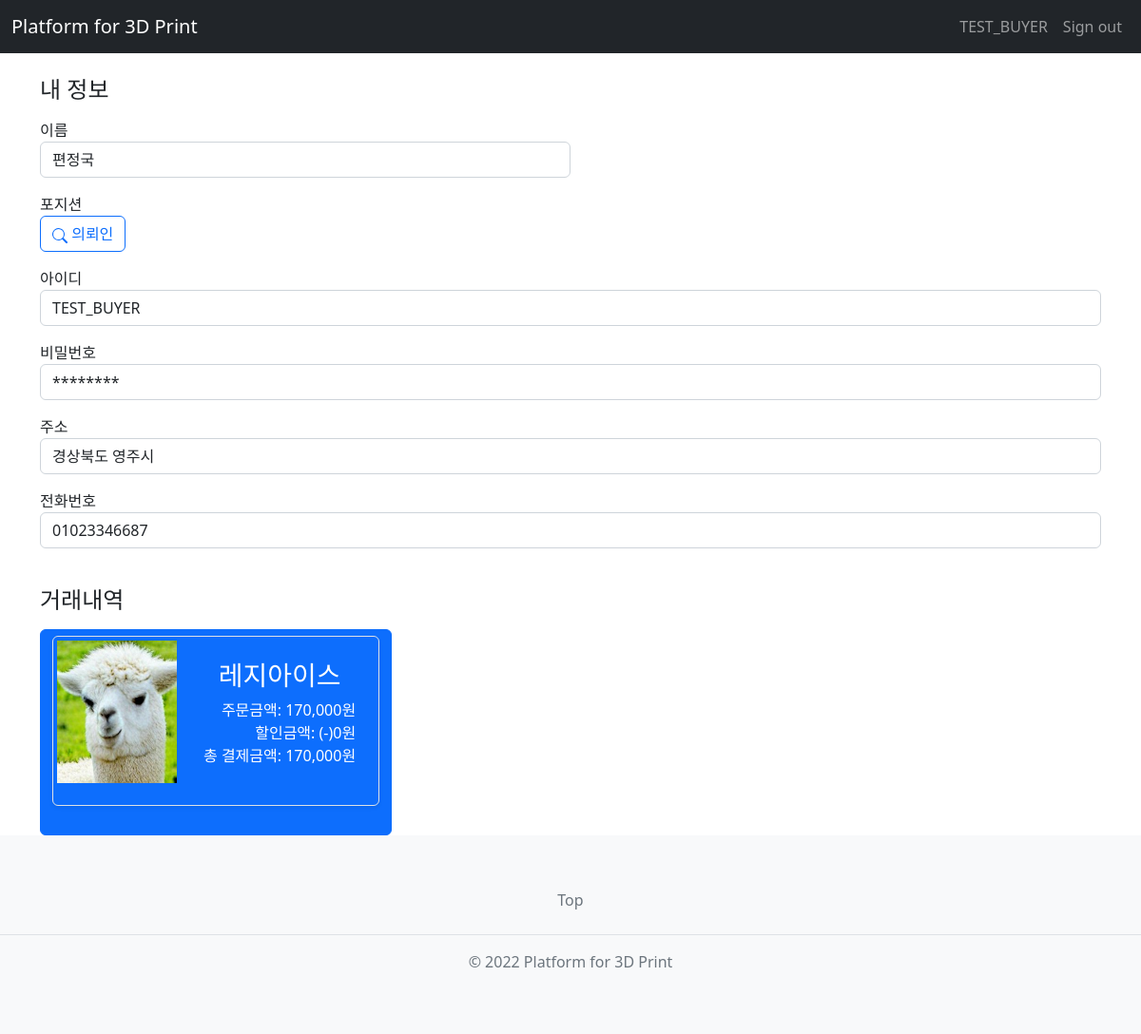
Before: /common/mypage/ (signed in) with the older database file.
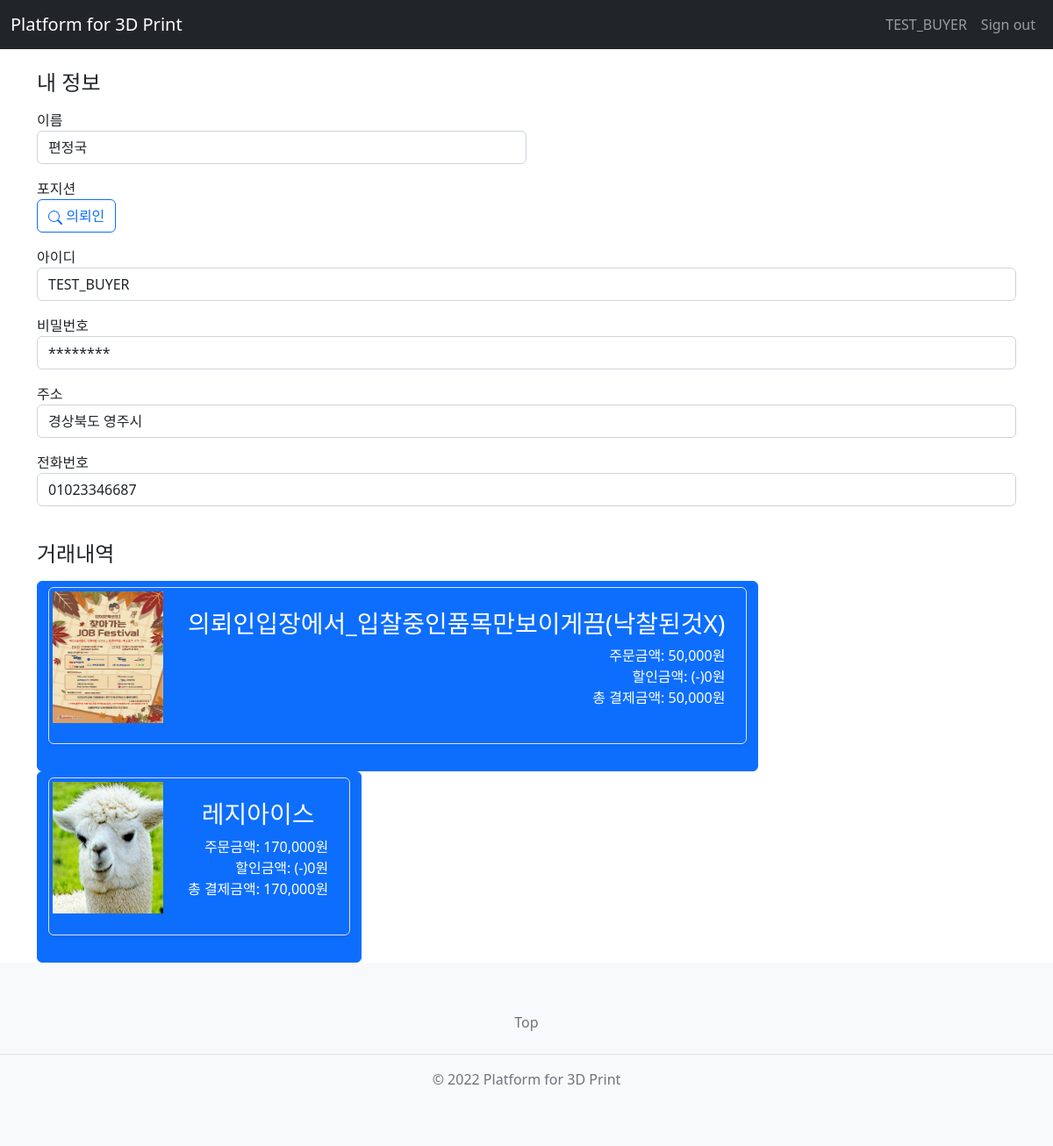
After: the same page with the newer database file.
### trade/models.py (models this page shows)
class Trade(models.Model):
    trade_id = models.UUIDField(primary_key=True, default=uuid.uuid4, editable=False)
    estimate_id = models.OneToOneField(Estimate, on_delete=models.CASCADE)
    bid_id = models.OneToOneField(Bid, on_delete=models.CASCADE)
    success_date = models.DateTimeField()
    product_state = models.CharField(max_length= 20)

class Estimate(models.Model):
    estimate_id = models.UUIDField(primary_key=True, default=uuid.uuid4, editable=False)
    buyer_id = models.ForeignKey(User, on_delete=models.CASCADE)
    project_name = models.CharField(max_length=200)
    material = models.CharField(max_length=15)
    method = models.CharField(max_length=15)
    pieces = models.IntegerField()
    detail = models.TextField()
    drawing = models.FileField()
    reg_date = models.DateTimeField()

class Bid(models.Model):
    bid_id = models.UUIDField(primary_key=True, default=uuid.uuid4, editable=False)
    seller_id = models.ForeignKey(User, on_delete=models.CASCADE)
    estimate_id = models.ForeignKey(Estimate, on_delete=models.CASCADE)
    price = models.IntegerField()
    bid_date = models.DateTimeField()
    finished = models.BooleanField()

### common/views.py (the view)
# urls.py: path('mypage/', views.mypage, name='mypage')
def mypage(request):
    user = request.user
    if user.flag == "SELLER":
        equipment = Equipment.objects.get(pk=user.equipment_id1)
        method = equipment.method
        materials = equipment.material.split('/')
        bid_log = Bid.objects.filter(seller_id=user, finished=True)
        trade_log = Trade.objects.filter(bid_id__in=bid_log).order_by('-success_date')
    elif user.flag == "BUYER":
        method, materials = '', ''
        estimate_log = Estimate.objects.filter(buyer_id=user)
        trade_log = Trade.objects.filter(estimate_id__in=estimate_log).order_by('-success_date')
    return render(request, 'common/temp/마이페이지.html', {
                                                        'method': method,
                                                        'materials': materials,
                                                        'trade_log': trade_log,
                                                        })

### common/templatetags/convertPassword.py (called while the page is built)
@register.filter
def convertPassword(value):
    value = "********"
    return value

### templates/common/temp/마이페이지.html (shortened to what this page needs)
{% extends 'base.html' %}
{% load convertPassword %}
{% load humanize %}
{% load static %}
{% block content %}
    <div class="container">
        <div class="input-form col-md-12 mx-auto"><br>
            <h4 class="mb-3">
                내 정보
            </h4>
            <form class="mypage-form" method="post" action="">
                <div class="col-md-6 mb-3">
                    <label for="first_name">이름</label>
                    <label type="text" class="form-control" name="first_name" id="first_name" value="" required> {{user.first_name}} </label>
                </div>
                <div class="col-md-6 mb-3">
                    <label for="position">포지션</label><br>
                    <div class="btn-group" role="group" aria-label="Basic checkbox toggle button group">
                        {% if user.flag == "BUYER" %}
                        <label class="btn btn-outline-primary" for="btncheck1">
                            의뢰인
                        </label>
                        {% endif %}
                    </div>
                </div>
                <div class="mb-3">
                    <label for="username">아이디</label>
                    <label type="text" class="form-control" name="username" id="username" value="" required> {{ user.username }} </label>
                </div>
                <div class="mb-3">
                    <label for="password1">비밀번호</label>
                    <label type="password" class="form-control" name="password" id="password" value="213" required>{{ user.password | convertPassword }} </label>
                </div>
                <div class="mb-3">
                    <label for="address">주소</label>
                    <label type="text" class="form-control" name="address" id="address" value=""required> {{ user.address }} </label>
                </div>
                <div class="mb-3">
                    <label for="TEL">전화번호</label>
                    <label type="text" class="form-control" name="TEL" id="TEL" value="" required> {{ user.TEL }} </label>
                </div>
            </form>
        </div>
        <div class="input-form col-md-12 mx-auto"><br>
            <h4 class="mb-3"> 거래내역 </h4>
            <form class="trade_history-form" method="post" action="">
                {% if user.flag == "BUYER" %}
                    {% for trade in trade_log %}
                        <button type="button" class="btn btn-primary" data-bs-toggle="modal" data-bs-target="#exampleModal">
                            <div class="row">
                                <div class="col">
                                <div class="row g-0 border rounded overflow-hidden flex-md-row mb-4 shadow-sm h-md-250 position-relative">
                                    <div class="col-auto d-none d-lg-block" style="text-align: center;">
                                        <div class="row p-1">
                                            <img style="width: 150px; height: 150px"src="{{ trade.estimate_id.drawing.url }}" alt="도안 이미지">
                                        </div>
                                    </div>
                                    <div class="col p-4 d-flex flex-column position-static">
                                        <h3 class="mb">{{ trade.estimate_id.project_name }}</h3>
                                        <div style="color: white; text-align: right;" >
                                            <p>주문금액: {{ trade.bid_id.price | intcomma }}원<br>
                                                할인금액: (-)0원<br>
                                                총 결제금액: {{ trade.bid_id.price | intcomma}}원</p>
                                        </div>
                                    </div>
                                </div>
                                </div>
                            </div>
                        </button><br>
                    {% endfor %}
                {% endif %}
            </form>
        </div>
    </div>
{% endblock %}

Changed rows visible on the page:
added Trade: estimate_id.drawing (picture), estimate_id.project_name "의뢰인입장에서_입찰중인품목만보이게끔(낙찰된것X)", bid_id.price "50,000"
